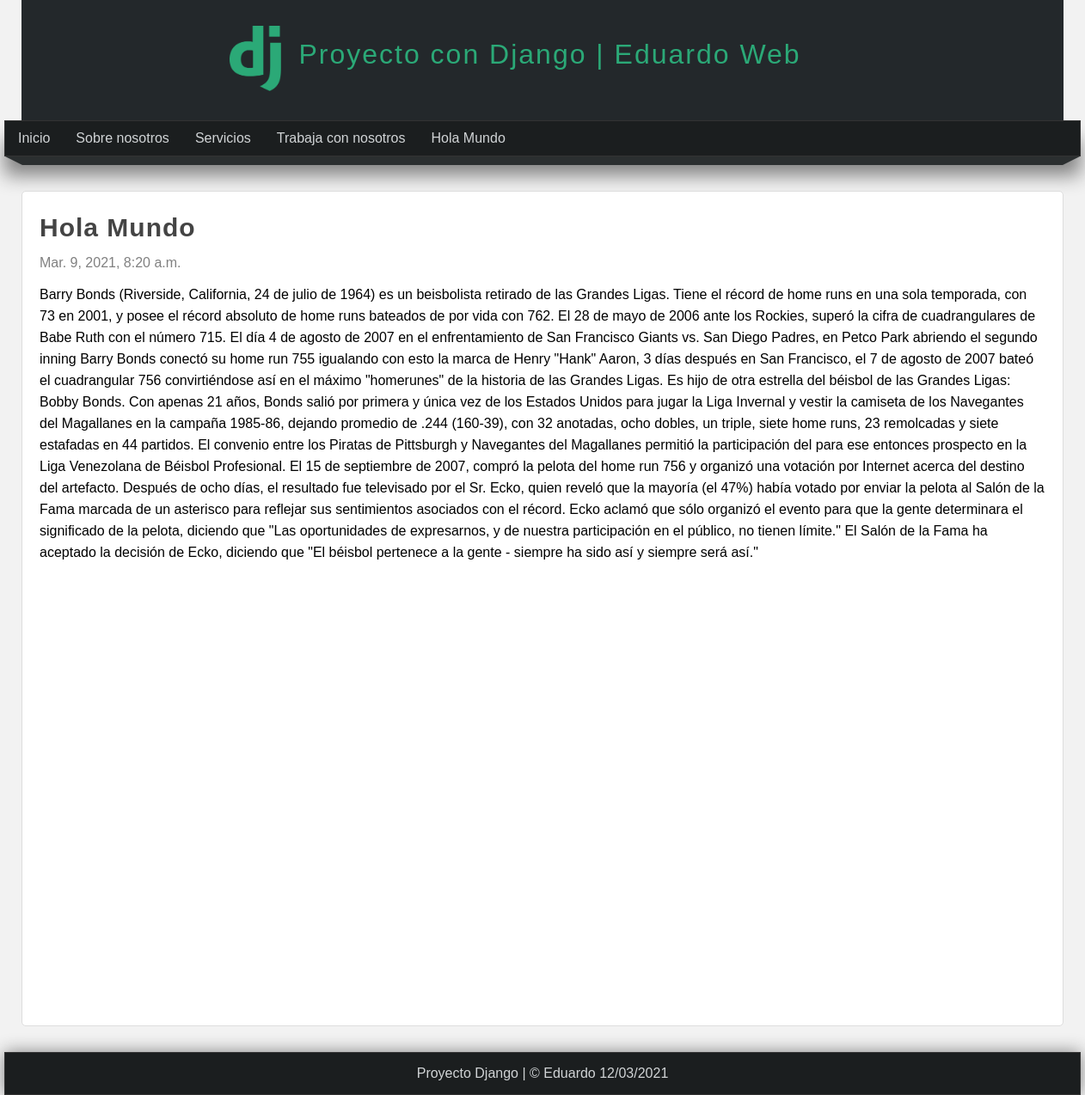
/pagina/hola-mundo, run on an earlier commit of the app's database.
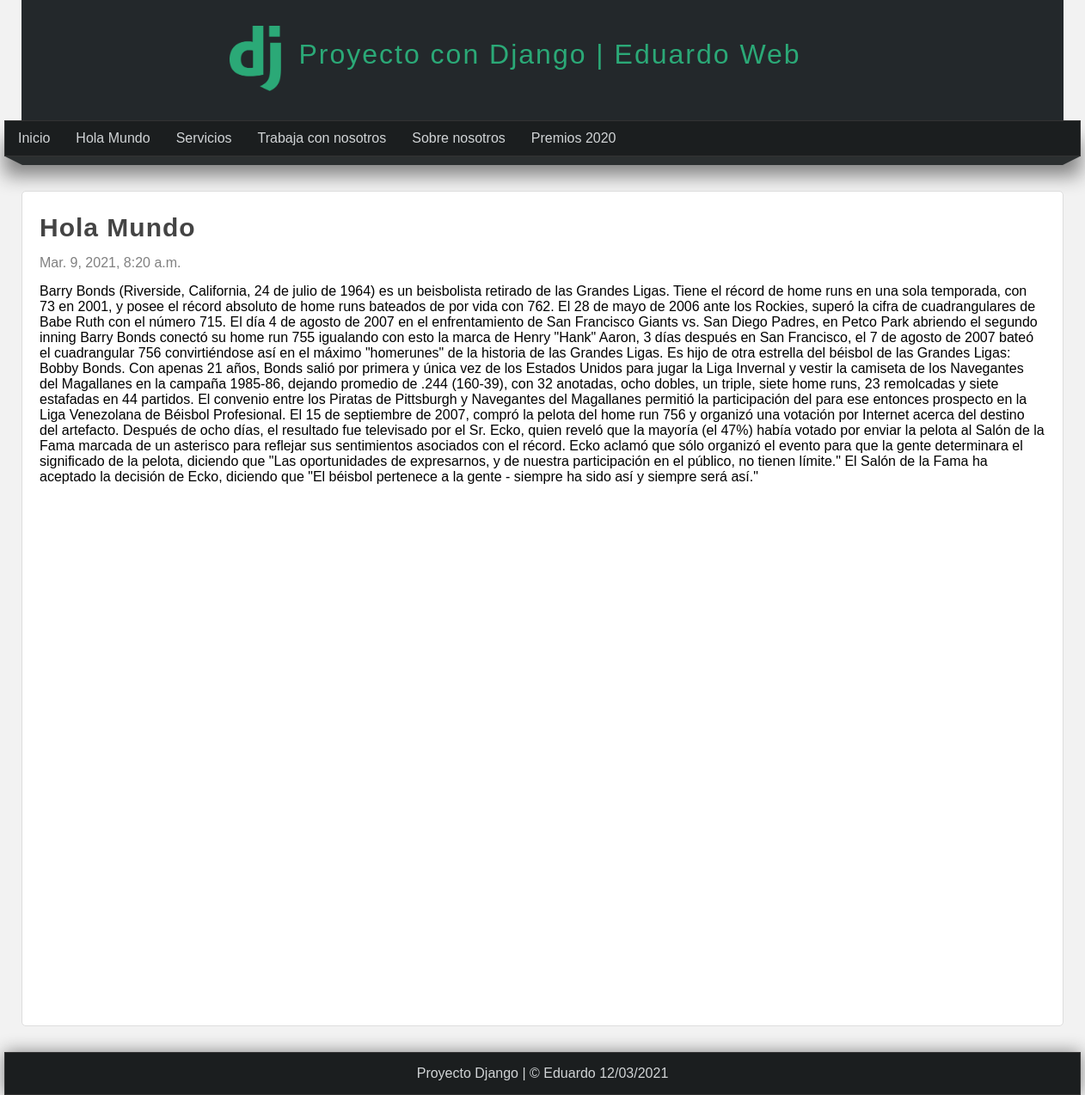
And on a later commit of the database.
### pages/models.py (models this page shows, shortened)
class Page(models.Model):
    title = models.CharField(max_length=50, verbose_name = 'Titulo')
    content = RichTextField(verbose_name = 'Contenido')
    slug = models.CharField(unique=True ,max_length=150, verbose_name = 'URL amigable')
    order = models.IntegerField(default=0 ,verbose_name = 'Orden')
    visible = models.BooleanField(verbose_name='¿Visible?')
    created_at = models.DateTimeField(auto_now_add=True ,verbose_name='Creado el')
    updated_at = models.DateTimeField(auto_now=True ,verbose_name='Actualizado el')
    class Meta:
        verbose_name = 'Pagina'
        verbose_name_plural = 'Paginas'

### pages/views.py (the view)
# urls.py: path('pagina/<str:slug>', views.page, name='page'),
def page(request, slug):
    page = Page.objects.get(slug=slug)
    return render(request, 'pages/page.html', {
        'page': page
    })

### pages/context_processors.py (called while the page is built)
def get_pages(request):
    pages = Page.objects.filter(visible=True).order_by('order').values_list('id', 'title', 'slug')
    return{
        'pages': pages
    }

### pages/templates/pages/page.html (shortened to what this page needs)
{% extends 'layouts/layout.html' %}
{% block content %}
    <h1 class="title">{{page.title}}</h1>
    <span class="date">{{page.created_at}}</span>
    <p class="content">
        {{page.content|safe}}
    </p>
{% endblock %}

### mainapp/templates/layouts/layout.html (shortened to what this page needs)
<!DOCTYPE html>
<html lang="es">
  <head>
    {% load static %}
    <link
      rel="stylesheet"
      type="text/css"
      href="{% static 'css/styles.css' %}"
    />
  </head>
  <body>
    <header>
      <div id="logotipo">
        <img src="{% static 'images/logo.png' %}" alt="logo-django" />
        <h1>Proyecto con Django | Eduardo Web</h1>
      </div>
    </header>
    <nav>
      <ul>
        <li>
          <a href="{% url 'index' %}">Inicio</a>
        </li>
        {% for page in pages %}
          <li>
            <a href="{% url 'page' page.2 %}">{{page.1}}</a>
          </li>
        {% endfor %}
      </ul>
    </nav>
    <div class="barra">
      <span class="esquina-izquierda"></span>
      <span class="relleno-barra"></span>
      <span class="esquina-derecha"></span>
    </div>
    <div id="content">
      <div class="box">
        {%block content%}{%endblock%}
      </div>
    </div>
    <footer>Proyecto Django | &copy; Eduardo {% now "d/m/Y" %}</footer>
  </body>
</html>

### mainapp/static/css/styles.css (style rules this page uses)
* { margin: 0; padding: 0; font-family: 'Lucida Sans', 'Lucida Sans Regular', 'Lucida Grande', 'Lucida Sans Unicode', Geneva, Verdana, sans-serif; text-decoration: none; }
.box p, .box h2, .box h3, .box ul { margin-top: 5px; margin-bottom: 5px; }
body { background-color: #F2F2F2; }
header { width: 1212px; height: 140px; background-color: #23282B; margin: 0 auto; }
#logotipo { width: 60%; height: 130px; margin: 0 auto; padding-top: 10px; }
#logotipo img { display: block; width: 60px; float: left; margin-top: 20px; }
#logotipo h1 { display: block; float: left; margin-top: 35px; margin-left: 20px; letter-spacing: 2px; font-weight: lighter; color: #2ba977; }
nav { width: 1250px; height: 40px; background-color: #1b1e1f; border: 1px solid #333333; margin: 0 auto; box-shadow: 0px 22px 22px gray; font-size: 16px; }
nav ul { list-style: none; text-decoration: none; }
nav ul li { line-height: 40px; float: left; }
nav ul li a { display: block; padding-left: 15px; padding-right: 15px; color: #d1d4d6; }
.barra { width: 1250px; margin: 0 auto; }
.esquina-izquierda { display: block; border-left: 20px solid transparent; border-top: 10px solid #2b2f30; float: left; }
.esquina-derecha { display: block; border-right: 20px solid transparent; border-top: 10px solid #2b2f30; float: right; }
.relleno-barra { display: block; width: 1210px; height: 10px; background: #2b2f30; float: left; }
#content { width: 1212px; min-height: 930px; margin: 0 auto; margin-bottom: 30px; margin-top: 40px; }
.box { background: white; width: 95; min-height: 930px; padding: 20px; border: 1px solid #ddd; margin: 0 auto; border-radius: 5px; }
.title { color: #444; letter-spacing: 1px; font-size: 30px; margin-bottom: 10px; margin-top: 5px; }
.date { display: block; margin-top: 15px; margin-bottom: 15px; color: gray; }
.content { line-height: 25px; }
footer { width: 1250px; background-color: #1b1e1f; border: 1px solid #333; color: #d1d4d6; text-align: center; margin: 0 auto; padding-top: 15px; padding-bottom: 15px; box-shadow: 0px 0px 20px gray; }

What changed in the data, as far as the page shows it:
changed Page "Hola Mundo": moves up the list
changed Page "Sobre nosotros": moves down the list
added Page: title "Premios 2020"
